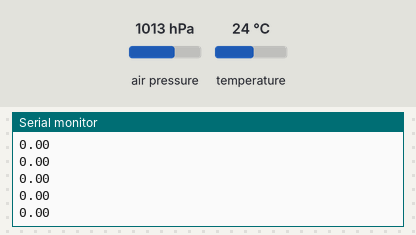
This sketch was run on a simulated Arduino Uno, built with avr-gcc and run on an emulated ATmega328P. Shown: the last lines printed to the serial monitor. Inputs (shaded band) come from the test bench; at power-on: air pressure 1013 hPa, temperature 24 °C.

Above: at 1.2 s.
1.3 s: air pressure set to 952 hPa
At 2.0 s:
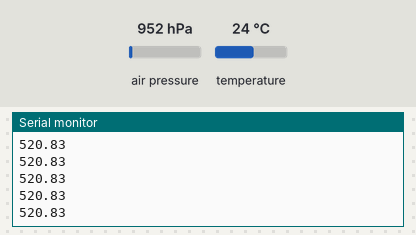
2.8 s: air pressure set to 975 hPa
At 6.7 s:
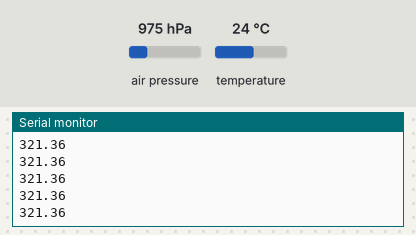
Timing chart, 0 to 8.2 s (numbered marks = the images above; inputs shaded):
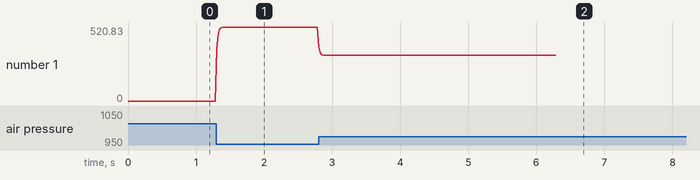

Measured:
- after the input at 1.3 s, the serial monitor: prints a new line at once (image 1)
- after the input at 2.8 s, the serial monitor: prints a new line at once (image 2)
- plotted number 1: 0 → 520.83 after the input at 1.3 s, 520.83 → 321.36 after the input at 2.8 s

The sketch:

Barometer.ino
```cpp
#include <SFE_BMP180.h>
#include <Wire.h>

SFE_BMP180 pressure;

double baseline;
double alt = 0.0;
double globalSpeedRaw = 0.0;

unsigned long newTimer,oldTimer;
int globalSpeed = 0;
int cycle;
int count = 0;
int maxCount = 300;

#define altAlpha 0.3
#define targetAlt 1.0
#define speedAggression 0.5

void setup()
{
  Serial.begin(38400);
  pressure.begin();
  baseline = getPressure();
  oldTimer = millis();
}

void loop()
{
  getAlt();
  //elev();
  //cycleTimer();

  //Serial.print("Alt: ");
  //Serial.println(alt);
  //Serial.print("Speed: ");
  //Serial.println(globalSpeedRaw);
  //Serial.print("Cycle: ");
  //Serial.println(cycle);
  count += 1;
  if (count <= maxCount){
      Serial.println(alt);
  }
  delay(20);
}


double getPressure()
{
  char status;
  double T,P,p0,a;
  status = pressure.startTemperature();
  if (status != 0)
  {
    //delay(status);
    status = pressure.getTemperature(T);
    if (status != 0)
    {
      status = pressure.startPressure(3);
      if (status != 0)
      {
        //delay(status);
        status = pressure.getPressure(P,T);
        if (status != 0)
        {
          return(P);
        }
        else Serial.println("error retrieving pressure measurement\n");
      }
      else Serial.println("error starting pressure measurement\n");
    }
    else Serial.println("error retrieving temperature measurement\n");
  }
  else Serial.println("error starting temperature measurement\n");
}

void getAlt(){
  double a,P;
  P = getPressure();
  a = pressure.altitude(P,baseline);

  alt = altAlpha * alt + (1-altAlpha) * a;

}

void elev(){
  globalSpeedRaw = (targetAlt - alt) * speedAggression + globalSpeedRaw;
  if (globalSpeedRaw > 90.0){globalSpeedRaw = 90.0;}
  if (globalSpeedRaw <= 0.0){globalSpeedRaw = 0.0;}
  globalSpeed = int(globalSpeedRaw);
}

void cycleTimer(){
  newTimer = millis();
  cycle = newTimer - oldTimer;
  oldTimer = newTimer;
}
```
